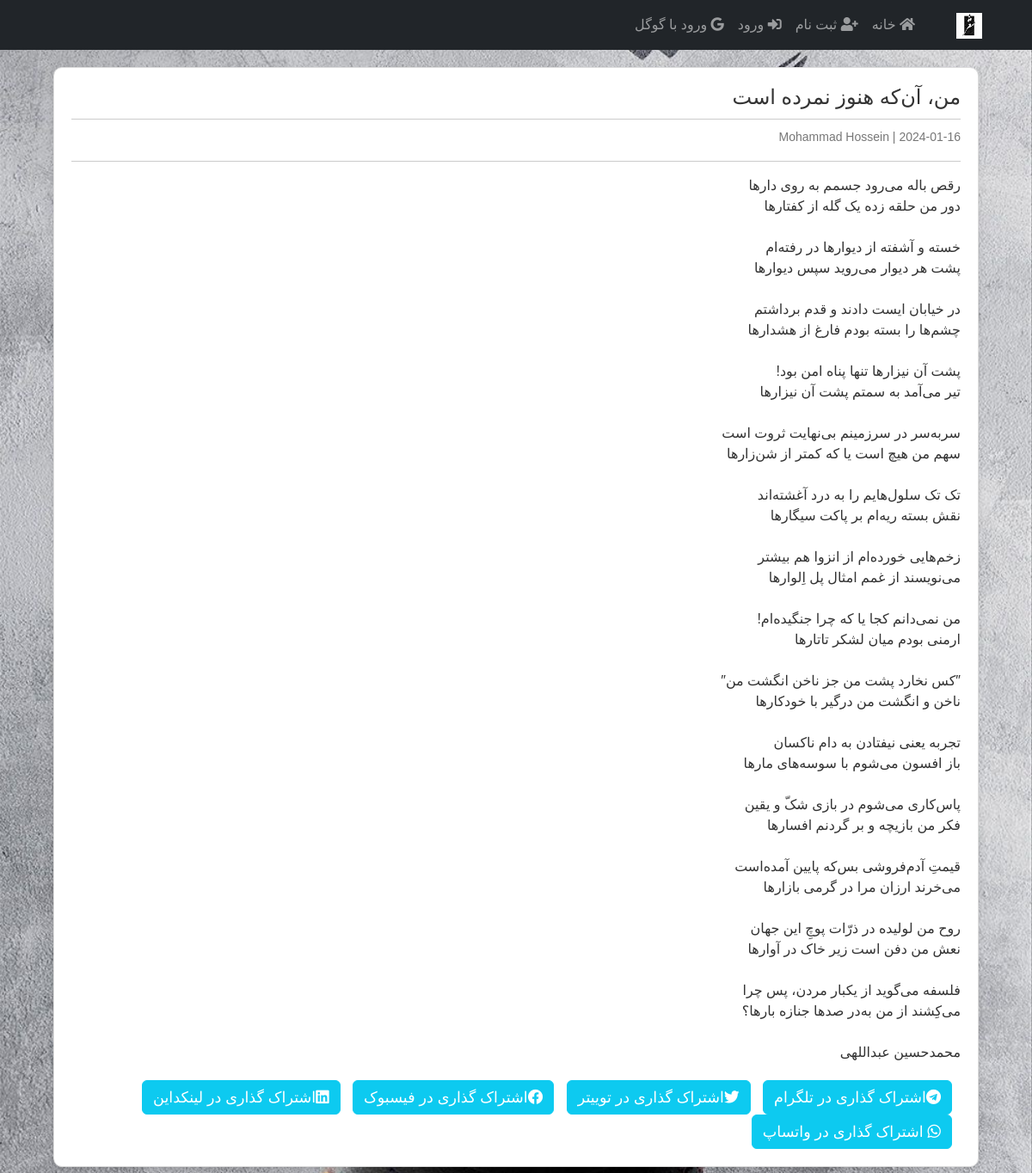
Screenshot of /post/3 with the database file from the repository.
### blog/models.py (models this page shows)
class Post(db.Model):
	id = db.Column(db.Integer, primary_key=True)
	title = db.Column(db.String(120), nullable=False)
	date = db.Column(db.DateTime, nullable=False, default=datetime.now)
	content = db.Column(db.Text, nullable=False)
	user_id = db.Column(db.Integer, db.ForeignKey('user.id'), nullable=False)

class User(db.Model, UserMixin):
	id = db.Column(db.Integer, primary_key=True)
	username = db.Column(db.String(30), unique=True, nullable=False)
	email = db.Column(db.String(60), unique=True, nullable=False)
	password = db.Column(db.String(60), nullable=False)
	posts = db.relationship('Post', backref='author', lazy=True)

### blog/routes.py (the view)
@app.route('/post/<int:post_id>')
def detail(post_id):
	post = Post.query.get_or_404(post_id)
	return render_template('detail.html', post=post)

### blog/templates/detail.html (shortened to what this page needs)
{% extends 'base.html' %}
{% block content %}
<div class="post-details">
    <div class="post-header" dir="rtl">
        <h3>{{ post.title }}</h3>
        <p class="post-meta">
            <small>{{ post.author.username }} | {{ post.date.strftime('%Y-%m-%d') }}</small>
        </p>
    </div>
    <hr/>
    <div class="post-content">
        {{ post.content.replace('\n', '<br>') | safe }}
      </div>
    <div class="share-buttons">
        <a href="https://t.me/share/url?url={{ url_for('detail', post_id=post.id, _external=True) }}" target="_blank" class="btn btn-info"><i class="fab fa-telegram"></i>اشتراک گذاری در تلگرام</a>
        <a href="https://twitter.com/intent/tweet?url={{ url_for('detail', post_id=post.id, _external=True) }}&text={{ post.title }}" target="_blank" class="btn btn-info"><i class="fab fa-twitter"></i>اشتراک گذاری در توییتر</a>
        <a href="https://www.facebook.com/sharer/sharer.php?u={{ url_for('detail', post_id=post.id, _external=True) }}" target="_blank" class="btn btn-info"><i class="fab fa-facebook"></i>اشتراک گذاری در فیسبوک</a>
        <a href="https://www.linkedin.com/shareArticle?url={{ url_for('detail', post_id=post.id, _external=True) }}&title={{ post.title }}" target="_blank" class="btn btn-info"><i class="fab fa-linkedin"></i>اشتراک گذاری در لینکداین</a>
        <a href="https://wa.me/?text={{ url_for('detail', post_id=post.id, _external=True) }}" target="_blank" class="btn btn-info"><i class="fab fa-whatsapp"></i> اشتراک گذاری در واتساپ</a>
    </div>
</div>
{% endblock %}

### blog/templates/base.html (shortened to what this page needs)
<!DOCTYPE html>
<html lang="en">
<head>
  <link href="https://cdn.jsdelivr.net/npm/bootstrap@5.3.2/dist/css/bootstrap.min.css" rel="stylesheet">
  <link rel="stylesheet" href="https://use.fontawesome.com/releases/v5.15.4/css/all.css">
  <link rel="stylesheet" href="{{ url_for('static', filename='styles.css') }}">
</head>
<body>
  <div dir="rtl">
    {% include 'inc/navbar.html' %}
    <div class="container">
        {% block content %}{% endblock content %}
    </div>
</div>
</body>
</html>

### blog/templates/inc/navbar.html (shortened to what this page needs)
<nav class="navbar navbar-expand-lg navbar-dark bg-dark text-right">
  <link rel="stylesheet" href="{{ url_for('static', filename='styles.css') }}">
    <div class="container">
      <a class="navbar-brand" href="#">
        <img src="/static/images/logoo.jpg" alt="Logo" width="30" height="30">
      </a>
      <div class="collapse navbar-collapse" id="navbarNav">
        <ul class="navbar-nav">
          <li class="nav-item active">
            <a class="nav-link" href="{{ url_for('home') }}">
              <i class="fas fa-home"></i> خانه
            </a>
          </li>
          {% if current_user.is_authenticated %}
            <li class="nav-item">
              <a class="nav-link" href="{{ url_for('logout') }}">
                <i class="fas fa-sign-out-alt"></i> خروج
              </a>
            </li>
            <li class="nav-item">
              <a class="nav-link" href="{{ url_for('profile') }}">
                <i class="fas fa-user"></i> پروفایل
              </a>
            </li>
          {% else %}
            <li class="nav-item">
              <a class="nav-link" href="{{ url_for('register') }}">
                <i class="fas fa-user-plus"></i> ثبت نام
              </a>
            </li>
            <li class="nav-item">
              <a class="nav-link" href="{{ url_for('login') }}">
                <i class="fas fa-sign-in-alt"></i> ورود
              </a>
            </li>
            <li class="nav-item">
              <a class="nav-link" href="{{ url_for('google_login') }}">
                <i class="fab fa-google"></i> ورود با گوگل
              </a>
            </li>
          {% endif %}
        </ul>
      </div>
    </div>
  </nav>

### blog/static/styles.css (style rules this page uses)
body { font-family: 'B Titr', Arial, sans-serif; background-image: url('/static/images/aser.jpg'); background-size: cover; background-repeat: no-repeat; background-attachment: fixed; background-color: #f8f9fa; color: #333; }
.post-details { margin: 20px; padding: 20px; border: 1px solid #ddd; border-radius: 10px; background-color: #fff; box-shadow: 0 4px 8px rgba(0, 0, 0, 0.1); }
.post-header h3 { color: #333; font-size: 1.5em; border-bottom: 1px solid #ccc; padding-bottom: 10px; }
.post-meta { color: #777; margin-bottom: 15px; }
.share-buttons { margin-top: 20px; }
.share-buttons a { margin-right: 10px; color: #fff; text-decoration: none; font-size: 1.1em; }

### rows the page displays
Post: title "من، آن‌که هنوز نمرده است", date "2024-01-16", content.replace "رقص باله می‌رود جسمم به روی دارها دور من حلقه زده یک گله از کفتارها خسته‌ و آشفته‌ از دیوارها در رفته‌ام پشت هر دیوار می‌روید سپس دیوارها در خیابان ایست دادند و قدم برداشتم چشم‌ها را بسته بودم فارغ از هشدارها پشت آن نیزارها تنها پناه امن بود! تیر می‌آمد به سمتم پشت آن نیزارها سر‌به‌سر در سرزمینم بی‌نهایت ثروت است سهم من هیچ است یا که کمتر از شن‌زارها تک تک سلول‌هایم را به درد آغشته‌اند نقش بسته ریه‌ام بر پاکت سیگارها زخم‌هایی خورده‌ام از انزوا هم بیشتر می‌نویسند از غمم امثال پل اِلوارها من نمی‌دانم کجا یا که چرا جنگیده‌ام! ارمنی بودم میان لشکر تاتارها ″کس نخارد پشت من جز ناخن انگشت من″ ناخن و انگشت من درگیر با خودکارها تجربه یعنی نیفتادن به دام ناکسان باز افسون می‌شوم با سوسه‌های مارها…"
User: author.username "Mohammad Hossein"
